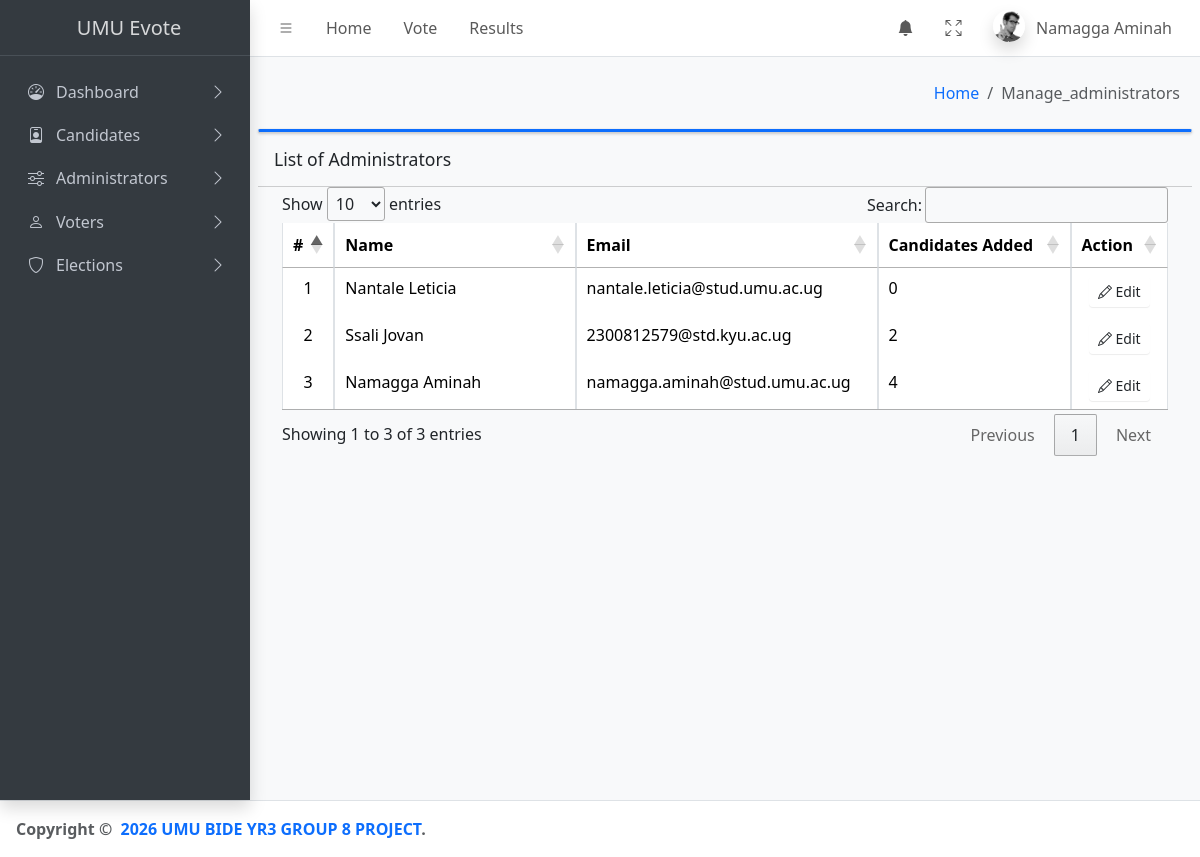
/evote/admin/manage_administrators (signed in), run on the app's committed database.
### tables this page shows
CREATE TABLE `users` (
  `id` int(11) NOT NULL,
  `full_name` varchar(255) DEFAULT NULL,
  `email` varchar(255) DEFAULT NULL,
  `password` varchar(255) DEFAULT NULL,
  `role` enum('voter','candidate','admin') DEFAULT NULL
);

### evote/application/views/manage_administrators.php (the view, shortened to what this page needs)
<?php include '../includes/db.php'; ?>
<div class="card card-outline card-primary">
</div>
<div class="card-body">
    <div class="card-header">
        <h3 class="card-title">List of Administrators</h3>
    </div>
		<div class="container-fluid">
        <div class="container-fluid">
			<table class="table table-bordered table-stripped">
				<colgroup>
					<col width="5%">
					<col width="25%">
					<col width="20%">
					<col width="20%">
          <col width="10%">
				</colgroup>
				<thead>
					<tr>
						<th>#</th>
						<th>Name</th>
						<th>Email</th>
						<th>Candidates Added</th>
            <th>Action</th>
					</tr>
				</thead>
				<tbody>
					<?php
					$i = 1;
						$qry = $conn->query("SELECT *, full_name as name from `users` where role = 'admin' order by id desc ");
						while($row = $qry->fetch_assoc()):
					?>
						<tr>
							<td class="text-center"><?php echo $i++; ?></td>
							<td><?php echo ucwords($row['full_name']); ?></td>
							<td><?php
							$user_id = $row['id'];
							$query3 = $conn->query("SELECT email FROM users WHERE id = $user_id");
              if($query3->num_rows > 0){
                  $row3 = $query3->fetch_assoc();
                  echo  htmlspecialchars($row3['email']);
              } else {
                  echo "No Admin Found.";
              }?></td>
							<td><?php $query = $conn->query("SELECT COUNT(added_by) AS total FROM candidates where added_by = $user_id");
              $total = $query->fetch_assoc()['total'];
              echo number_format($total);
          ?></td>
							<td align="center">
								 <button type="button" class="btn btn-flat btn-default btn-sm" data-toggle="dropdown"> <span class="bi bi-pencil"></span>    Edit
							</td>
						</tr>
					<?php endwhile; ?>
				</tbody>
			</table>
		</div>
		</div>
	</div>
</div>

### data on the page
users: full_name "Nantale Leticia", email "nantale.leticia@stud.umu.ac.ug", total "0"
users: full_name "Ssali Jovan", email "2300812579@std.kyu.ac.ug", total "2"
users: full_name "Namagga Aminah", email "namagga.aminah@stud.umu.ac.ug", total "4"

### other printed values
$_SESSION['user']['full_name'] "Namagga Aminah"
$name "Manage_administrators"
